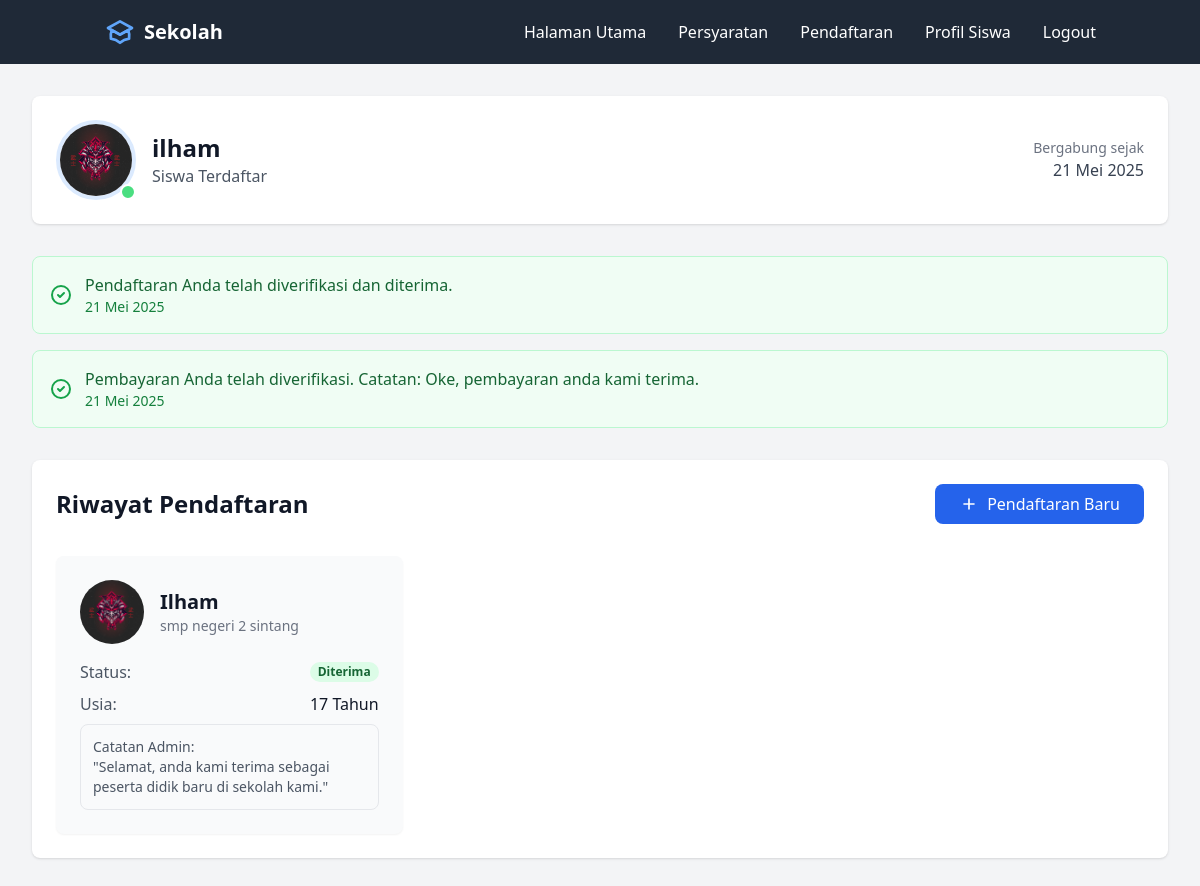
Screenshot of /form/student/dashboard (signed in) with the database file from the repository.
### app/models.py (models this page shows, shortened)
class Form(db.Model):
    id = db.Column(db.Integer, primary_key=True)
    user_id = db.Column(db.Integer, db.ForeignKey('user.id'), nullable=False)
    student_name = db.Column(db.String(100), nullable=False)
    student_age = db.Column(db.Integer, nullable=False)
    student_email = db.Column(db.String(120), nullable=False)
    school_name = db.Column(db.String(100), nullable=False)
    image_path = db.Column(db.String(255), nullable=False)
    document_path = db.Column(db.String(255), nullable=False)
    status = db.Column(db.String(20), nullable=False, default='pending')
    verified_by = db.Column(db.Integer, db.ForeignKey('user.id'), nullable=True)
    verification_date = db.Column(db.DateTime, nullable=True)
    verification_note = db.Column(db.Text, nullable=True)
    is_verified = db.Column(db.Boolean, default=False)
    timestamp = db.Column(db.DateTime, default=datetime.utcnow)
    payment_status = db.Column(db.String(20), default='pending', nullable=False)
    payment_proof = db.Column(db.String(255), nullable=True)
    payment_uploaded_at = db.Column(db.DateTime, default=datetime.utcnow)
    payment_verified_at = db.Column(db.DateTime, nullable=True)
    payment_verified_by = db.Column(db.Integer, db.ForeignKey('user.id'), nullable=True)
    payment_note = db.Column(db.Text, nullable=True)
    payment_verifier = db.relationship('User',
        foreign_keys=[payment_verified_by],
        backref='verified_payments'
    )

class User(UserMixin, db.Model):
    id = db.Column(db.Integer, primary_key=True)
    username = db.Column(db.String(100), unique=True, nullable=False)
    password = db.Column(db.String(256), nullable=False)
    role = db.Column(db.String(20), nullable=False, default=UserRole.STUDENT.value)
    created_at = db.Column(db.DateTime, default=datetime.utcnow)
    email = db.Column(db.String(120), unique=True, nullable=True)
    submitted_forms = db.relationship('Form',
        backref='submitter',
        foreign_keys='Form.user_id',
        lazy=True
    )
    verified_forms = db.relationship('Form',
        backref='verifier',
        foreign_keys='Form.verified_by',
        lazy=True
    )
    notifications = db.relationship('Notification',
        backref='user',
        lazy=True,
        cascade='all, delete-orphan'
    )

class Notification(db.Model):
    id = db.Column(db.Integer, primary_key=True)
    user_id = db.Column(db.Integer, db.ForeignKey('user.id'), nullable=False)
    form_id = db.Column(db.Integer, db.ForeignKey('form.id'), nullable=True)
    message = db.Column(db.String(255), nullable=False)
    timestamp = db.Column(db.DateTime, default=datetime.utcnow)
    read = db.Column(db.Boolean, default=False)

### app/routes/form.py (the view)
@form_bp.route('/student/dashboard')
@login_required
def student_dashboard():
    user_forms = Form.query.filter_by(user_id=current_user.id).order_by(Form.id.desc()).all()
    notifications = Notification.query.filter_by(
        user_id=current_user.id
    ).order_by(Notification.timestamp.desc()).limit(5).all()
    for notification in notifications:
        if not notification.read:
            notification.read = True
    db.session.commit()
    return render_template('parts/studentdashboard.html',
                         user_forms=user_forms,
                         notifications=notifications)

### app/utils/filters.py (called while the page is built)
def format_indonesian_date(date):
    if not date:
        return '-'
    MONTHS_IN_INDONESIAN = {
        'January': 'Januari',
        'February': 'Februari',
        'March': 'Maret',
        'April': 'April',
        'May': 'Mei',
        'June': 'Juni',
        'July': 'Juli',
        'August': 'Agustus',
        'September': 'September',
        'October': 'Oktober',
        'November': 'November',
        'December': 'Desember'
    }
    english_date = date.strftime('%d %B %Y')
    for eng, ind in MONTHS_IN_INDONESIAN.items():
        if eng in english_date:
            return english_date.replace(eng, ind)
    return english_date

### app/templates/parts/studentdashboard.html
{% extends "base1.html" %}
{% block content %}
<div class="min-h-screen bg-gray-100 p-8">
    <div class="max-w-7xl mx-auto">
        <div class="bg-white rounded-lg shadow p-6 mb-8">
            <div class="flex items-center justify-between">
                <div class="flex items-center space-x-4">
                    <div class="relative">
                        <img class="h-20 w-20 rounded-full object-cover border-4 border-blue-100"
                             src="{{ url_for('static', filename='uploads/student_images/' + latest_form.image_path) if latest_form else url_for('static', filename='default-profile.jpg') }}"
                             alt="Profile photo">
                        <span class="absolute bottom-0 right-0 w-4 h-4 bg-green-400 rounded-full border-2 border-white"></span>
                    </div>
                    <div>
                        <h1 class="text-2xl font-bold text-gray-900">{{ current_user.username }}</h1>
                        <p class="text-gray-600">Siswa Terdaftar</p>
                    </div>
                </div>
                <div class="text-right">
                    <p class="text-sm text-gray-500">Bergabung sejak</p>
                    <p class="font-medium text-gray-700">{{ current_user.created_at|indonesian_date }}</p>
                </div>
            </div>
        </div>
        {% if notifications %}
        <div class="mb-8 space-y-4">
            {% for notification in notifications %}
            <div class="p-4 bg-green-50 rounded-lg border border-green-200 flex items-center">
                <svg class="h-6 w-6 text-green-600 mr-3" fill="none" stroke="currentColor" viewBox="0 0 24 24">
                    <path stroke-linecap="round" stroke-linejoin="round" stroke-width="2" d="M9 12l2 2 4-4m6 2a9 9 0 11-18 0 9 9 0 0118 0z"></path>
                </svg>
                <div>
                    <p class="text-green-800 font-medium">{{ notification.message }}</p>
                    <p class="text-green-700 text-sm">{{ notification.timestamp|indonesian_date }}</p>
                </div>
            </div>
            {% endfor %}
        </div>
        {% endif %}
        <div class="bg-white rounded-lg shadow p-6">
            <div class="flex justify-between items-center mb-8">
                <h2 class="text-2xl font-bold text-gray-900">Riwayat Pendaftaran</h2>
                <a href="{{ url_for('form_bp.pendaftaran') }}"
                   class="bg-blue-600 hover:bg-blue-700 text-white px-6 py-2 rounded-lg flex items-center">
                    <svg class="w-5 h-5 mr-2" fill="none" stroke="currentColor" viewBox="0 0 24 24">
                        <path stroke-linecap="round" stroke-linejoin="round" stroke-width="2" d="M12 6v6m0 0v6m0-6h6m-6 0H6"></path>
                    </svg>
                    Pendaftaran Baru
                </a>
            </div>
            <div class="grid grid-cols-1 md:grid-cols-2 lg:grid-cols-3 gap-6">
                {% for form in user_forms %}
                <div class="bg-gray-50 rounded-lg shadow-sm p-6 hover:shadow-md transition-shadow">
                    <div class="flex items-center mb-4">
                        <img class="h-16 w-16 rounded-full object-cover mr-4"
                             src="{{ url_for('static', filename='uploads/student_images/' + form.image_path) }}"
                             alt="Student photo">
                        <div>
                            <h2 class="text-xl font-bold text-gray-900">{{ form.student_name }}</h2>
                            <p class="text-sm text-gray-500">{{ form.school_name }}</p>
                        </div>
                    </div>
                    <div class="space-y-2">
                        <div class="flex justify-between items-center">
                        <span class="text-gray-600">Status:</span>
                        <span class="px-2 inline-flex text-xs leading-5 font-semibold rounded-full
                            {% if form.status == 'approved' %}bg-green-100 text-green-800
                            {% elif form.status == 'rejected' %}bg-red-100 text-red-800
                            {% else %}bg-yellow-100 text-yellow-800{% endif %}">
                            {% if form.status == 'approved' %}
                                Diterima
                            {% elif form.status == 'rejected' %}
                                Ditolak
                            {% else %}
                                Menunggu Verifikasi
                            {% endif %}
                        </span>
                    </div>
                        <div class="flex justify-between">
                            <span class="text-gray-600">Usia:</span>
                            <span class="text-gray-900">{{ form.student_age }} Tahun</span>
                        </div>
                        {% if form.verification_note %}
                        <div class="mt-4 p-3 bg-gray-50 rounded-lg border border-gray-200">
                            <p class="text-sm text-gray-600">
                                <span class="font-medium">Catatan Admin:</span><br>
                                "{{ form.verification_note }}"
                            </p>
                        </div>
                        {% endif %}
                    </div>
                </div>
                {% else %}
                <div class="col-span-full text-center py-12">
                    <p class="text-gray-500">Belum ada riwayat pendaftaran</p>
                </div>
                {% endfor %}
            </div>
        </div>
    </div>
</div>
{% endblock %}

### rows the page displays
Form: image_path (picture), student_name "Ilham", school_name "smp negeri 2 sintang", status "Diterima", student_age "17", verification_note "Selamat, anda kami terima sebagai peserta didik baru di sekolah kami."
User: username "ilham", created_at|indonesian_date "21 Mei 2025"
Notification: message "Pendaftaran Anda telah diverifikasi dan diterima.", timestamp|indonesian_date "21 Mei 2025"
Notification: message "Pembayaran Anda telah diverifikasi. Catatan: Oke, pembayaran anda kami terima.", timestamp|indonesian_date "21 Mei 2025"
